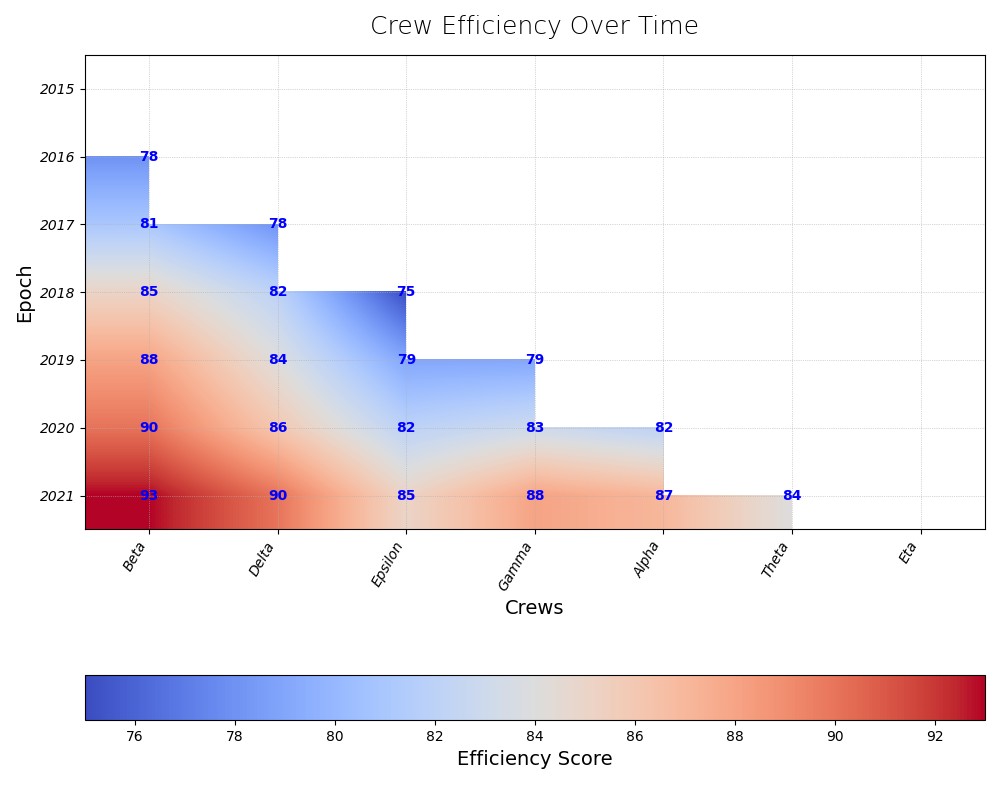

Reproduce this figure in Python.
import matplotlib.pyplot as plt
import numpy as np
import matplotlib.gridspec as gridspec

crews = ["Beta", "Delta", "Epsilon", "Gamma", "Alpha", "Theta", "Eta"]
epochs = np.arange(2015, 2022)

efficiency_data = np.array([
    [72, 78, 81, 85, 88, 90, 93],
    [70, 75, 78, 82, 84, 86, 90],
    [65, 68, 72, 75, 79, 82, 85],
    [68, 73, 72, 76, 79, 83, 88],
    [65, 70, 75, 80, 78, 82, 87],
    [66, 70, 73, 76, 79, 81, 84],
    [67, 70, 74, 78, 81, 83, 87]
]).T 

mask = np.tril(np.ones_like(efficiency_data, dtype=bool), k=-1)

fig = plt.figure(figsize=(10, 8))
gs = gridspec.GridSpec(1, 1)

ax = plt.subplot(gs[0, 0])
lower_triangle_data = np.ma.array(efficiency_data, mask=~mask)
heatmap = ax.imshow(lower_triangle_data, cmap='coolwarm', aspect='auto', interpolation='bilinear')

ax.set_title("Crew Efficiency Over Time", fontsize=18, fontweight='light', pad=15)
ax.set_xlabel('Crews', fontsize=14)
ax.set_ylabel('Epoch', fontsize=14)
ax.set_xticks(np.arange(len(crews)))
ax.set_xticklabels(crews, rotation=60, ha='right', fontstyle='italic')
ax.set_yticks(np.arange(len(epochs)))
ax.set_yticklabels(epochs, fontstyle='italic')

cbar = plt.colorbar(heatmap, ax=ax, orientation='horizontal', pad=0.2)
cbar.set_label('Efficiency Score', fontsize=14)

for i in range(len(epochs)):
    for j in range(len(crews)):
        if mask[i, j]:
            ax.text(j, i, efficiency_data[i, j], ha='center', va='center', color='blue', fontsize=10, fontweight='bold')

ax.grid(True, linestyle=':', linewidth=0.5)
plt.tight_layout()
plt.show()
